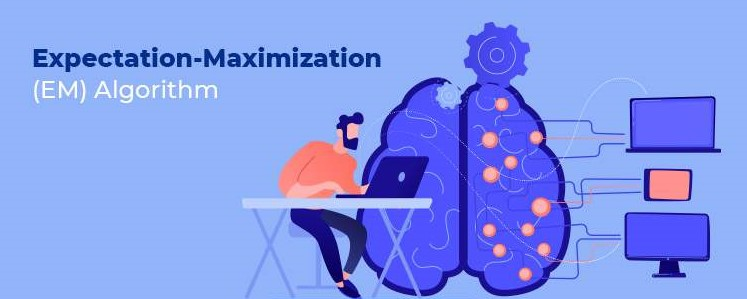
#> input picture Kodi/em.jpg, 747 x 299 px
$ python main.py
#> lines starting #> are read from the running program, lines starting #| are printed output that depends on the picture
import matplotlib.pyplot as plt
from tkinter import *
import tkinter as tk
from tkinter.ttk import*
from tkinter import font
from PIL import ImageTk,Image
import seaborn as sns
import numpy as np
from scipy import stats
import pandas as pd
from math import sqrt, log, exp, pi
from random import uniform

random_seed=36788765
np.random.seed(random_seed)

root = tk.Tk()
root.title("DAA - Exceptation Maximization Algorithm")
root.geometry("1000x500")
root.resizable(False, False)

panedwindow=tk.PanedWindow(root,orient=HORIZONTAL)
panedwindow.pack(fill=BOTH, expand=True)

frame1 = tk.Frame(panedwindow, width=500, height=100, bg="white", relief=SUNKEN)

intro = tk.Label(frame1, text="Computing best Gaussian Model with\n Expectation-Maximization"
                 , font = ('times new roman', 18,'bold'), bg="white", fg="#2B68A3")

intro.place(x=50,y=90)

em = Image.open("em.jpg")
#> em is the input picture: PIL image 747x299 RGB; mean R, G, B 130.6, 151.6, 237.3
emImage = em.resize((500, 265))
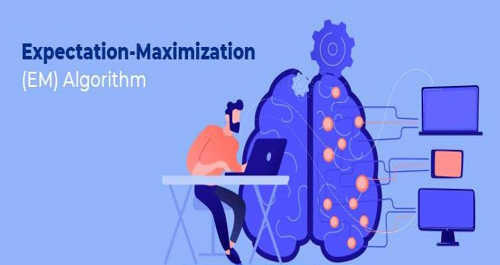
#> emImage: PIL image 500x265 RGB; mean R, G, B 130.6, 151.6, 237.2
test = ImageTk.PhotoImage(emImage)

img = tk.Label(frame1,image=test)
img.image=test

img.place(x=0,y=230)

frame2 = tk.Frame(panedwindow, width=500, height=100,relief=SUNKEN, bg="#F3F4F6")
panedwindow.add(frame1)
panedwindow.add(frame2)

tk.Label(frame2, text="Mean1", font = ('times new roman', 14),bg="#F3F4F6").grid(row=0, padx=(150,20), pady=(110,15))
tk.Label(frame2, text="Standard1", font = ('times new roman', 14),bg="#F3F4F6").grid(row=1, padx=(150,20), pady=10)
tk.Label(frame2, text="Mean2", font = ('times new roman', 14),bg="#F3F4F6").grid(row=2, padx=(150,20), pady=10)
tk.Label(frame2, text="Standard2", font = ('times new roman', 14),bg="#F3F4F6").grid(row=3, padx=(150,20), pady=10)


e1 = tk.Entry(frame2, font = ('times new roman', 15, 'bold'), bd=1, width=8)
e1.grid(row=0, column=1, pady=(110,15))
e2 = tk.Entry(frame2, font = ('times new roman', 15, 'bold'), bd=1, width=8)
e2.grid(row=1, column=1)
e3 = tk.Entry(frame2, font = ('times new roman', 15, 'bold'), bd=1, width=8)
e3.grid(row=2, column=1)
e4 = tk.Entry(frame2, font = ('times new roman', 15, 'bold'), bd=1, width=8)
e4.grid(row=3, column=1)

compute = tk.Label(frame2, text="", font = ('times new roman', 12),fg='green',bg="#F3F4F6")
compute.place(x=10, y=410)

comp = tk.Label(frame2, text="", font = ('times new roman', 12),fg='green',bg="#F3F4F6")
comp.place(x=10, y=452)

c = tk.Label(frame2, text="", font = ('times new roman', 12),fg='green',bg="#F3F4F6")
c.place(x=10, y=475)

class Gaussian:

    def __init__(self, mu, sigma):
        self.mu = mu
        self.sigma = sigma

    # [4 lines left out: function pdf, not called in this run]

    def __repr__(self):
        return 'Gaussian({0:4.6}, {1:4.6})'.format(self.mu, self.sigma)

# [163 lines left out: functions test, bestMixture, not called in this run]


#> (the run stopped early here; a loop or call above may not have finished)
